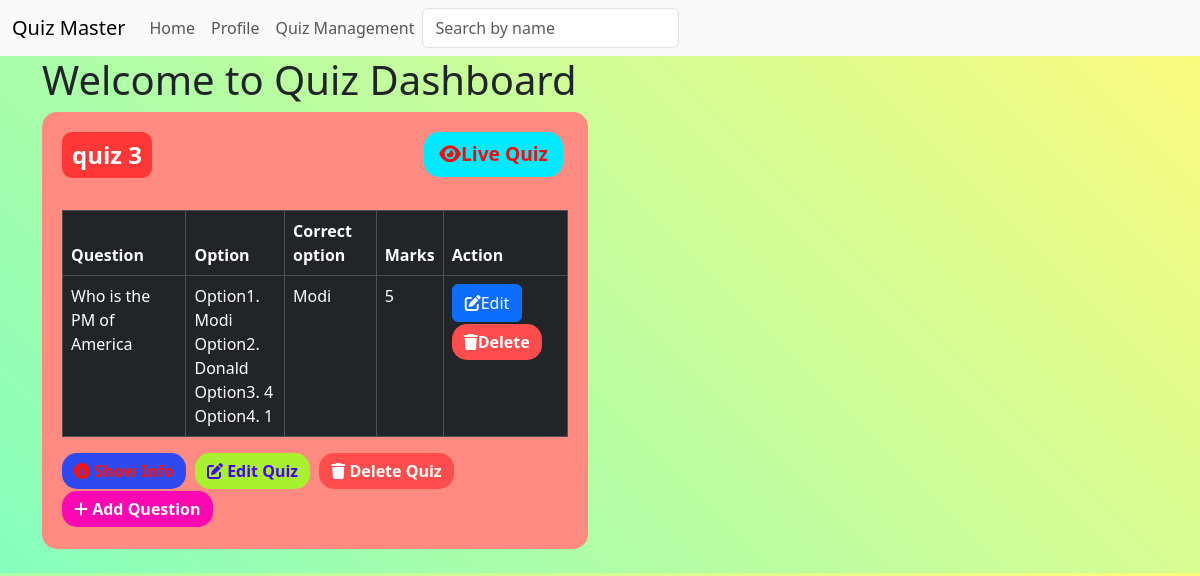
/quiz (signed in), run on an earlier commit of the app's database.
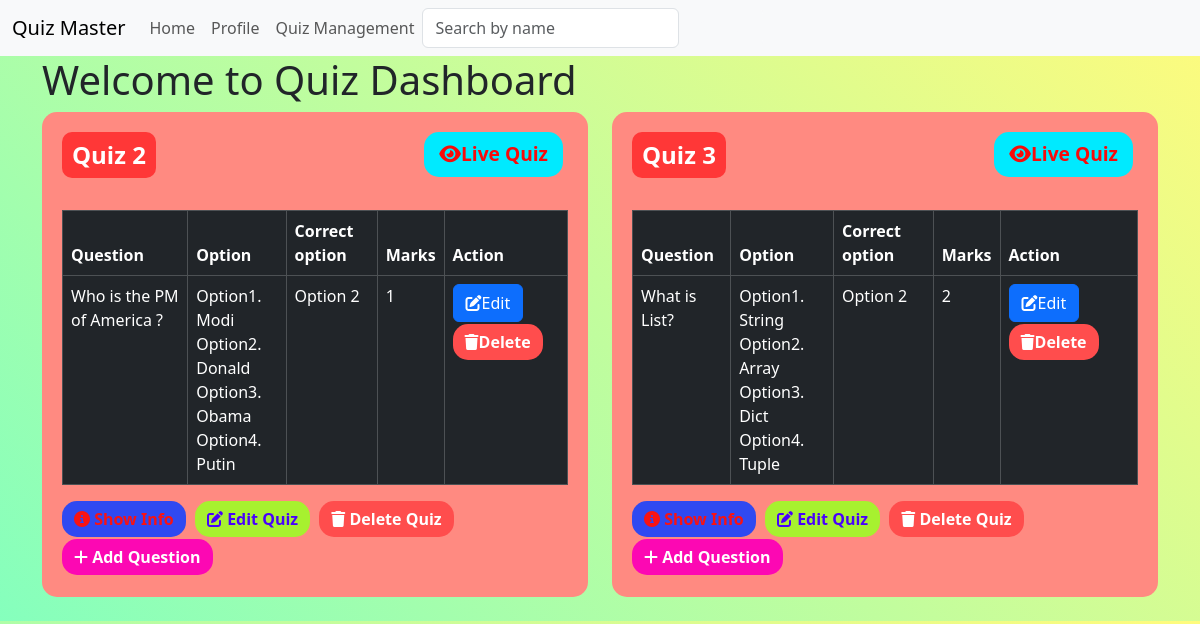
And on a later commit of the database.
### models.py (models this page shows)
class Quiz(db.Model):
    id = db.Column(db.Integer, primary_key = True)
    name = db.Column(db.String(255), nullable = False)
    no_of_question = db.Column(db.Integer, nullable = False)
    marks = db.Column(db.Integer, nullable = False)
    date = db.Column(db.DateTime, default=datetime.utcnow)
    time = db.Column(db.Integer, default=int(datetime.utcnow().timestamp()))
    remark = db.Column(db.String(255))
    chapter_id = db.Column(db.Integer, db.ForeignKey('chapter.id'), nullable=False)
    questions = db.relationship('Question', backref='quiz', lazy=True)

class Question(db.Model):
    id = db.Column(db.Integer, primary_key = True)
    question_name = db.Column(db.String(300), nullable = False)
    option1 = db.Column(db.String(50), nullable = False)
    option2 = db.Column(db.String(50), nullable = False)
    option3 = db.Column(db.String(50), nullable = False)
    option4 = db.Column(db.String(50), nullable = False)
    correct_option = db.Column(db.String(50), nullable = False)
    quiz_id = db.Column(db.Integer, db.ForeignKey('quiz.id'), nullable = False)

### routes.py (the view)
@app.route('/quiz')
@auth_requried
def quiz_management():
    user = User.query.get(session['user_id'])
    quizzes = Quiz.query.all()
    return render_template('quiz.html', quizzes=quizzes, user=user)

### routes.py (called while the page is built)
def auth_requried(func):
    @wraps(func)
    def inner(*args, **kwargs):
        if 'user_id' in session:
            return func(*args, **kwargs)
        else:
            flash('You need to be logged in to access this page')
            return redirect(url_for('login'))
    return inner

### templates/quiz.html (shortened to what this page needs)
{% extends 'layout.html' %}
{% block content %}
<h1>Welcome to Quiz Dashboard</h1>
<div class="row">
    {% for quiz in quizzes %}
    <div class="col-md-6 mb-4">
        <div class="custom-card">
            <div class="quiz-header">
                <span class="quiz-title">{{quiz.name}}</span>
                <a href="{{url_for('live_quiz', id=quiz.id)}}" class="btn btn-live">
                    <i class="fas fa-eye"></i>Live Quiz
                </a>
            </div>
            <div class="mt-3">
                <div class="quiz-section">
                    <table class="table table-bordered table-dark">
                        <thead>
                            <tr>
                                <th>Question</th>
                                <th>Option</th>
                                <th>Correct option</th>
                                <th>Marks</th>
                                <th>Action</th>
                            </tr>
                        </thead>
                        <tbody>
                            {% for question in quiz.questions %}
                            <tr>
                                <td>{{ question.question_name }}</td>
                                <td>
                                    Option1. {{question.option1}}<br>
                                    Option2. {{question.option2}}<br>
                                    Option3. {{question.option3}}<br>
                                    Option4. {{question.option4}}
                                </td>
                                <td>{{ question.correct_option }}</td>
                                <td>{{ quiz.marks }}</td>
                                <td>
                                    <a href="{{ url_for('edit_question', id=quiz.id, question_id=question.id) }}" class="btn btn-primary">
                                        <i class="fas fa-edit"></i>Edit
                                    </a>
                                    <a href="{{ url_for('delete_question', id=quiz.id, question_id=question.id)}}" class="btn btn-delete">
                                        <i class="fas fa-trash"></i>Delete
                                    </a>
                                </td>
                            </tr>
                            {% endfor %}
                        </tbody>
                    </table>
                </div>
                <a href="{{ url_for('show_quiz', id=quiz.id) }}" class="btn btn-info">
                    <i class="fas fa-info-circle"></i> Show Info
                </a>
                <a href="{{ url_for('edit_quiz', id=quiz.id) }}" class="btn btn-edit">
                    <i class="fas fa-edit"></i> Edit Quiz
                </a>
                <a href="{{ url_for('delete_quiz', id=quiz.id) }}" class="btn btn-delete">
                    <i class="fas fa-trash"></i> Delete Quiz
                </a>
                <a href="{{ url_for('add_question', id=quiz.id) }}" class="btn btn-add">
                    <i class="fas fa-plus"></i> Add Question
                </a>
            </div>
        </div>
    </div>
    {% endfor %}
</div>
{% endblock %}

### templates/layout.html (shortened to what this page needs)
<!DOCTYPE html>
<html lang="en">
<head>
  <link href="https://cdn.jsdelivr.net/npm/bootstrap@5.3.3/dist/css/bootstrap.min.css" rel="stylesheet"
>
  <link rel="stylesheet" href="https://cdnjs.cloudflare.com/ajax/libs/font-awesome/6.7.2/css/all.min.css"
 />
</head>
<body>
  {% include 'navbar.html' %}
  <div class="container">
    {% block content %}
    {% endblock %}
  </div>
</body>
</html>

### templates/navbar.html (shortened to what this page needs)
<nav class="navbar navbar-expand-lg bg-body-tertiary">
  <div class="container-fluid">
    <a class="navbar-brand" href="/">Quiz Master</a>
    <div class="collapse navbar-collapse" id="navbarSupportedContent">
      <ul class="navbar-nav me-auto mb-2 mb-lg-0">
        {% if 'user_id' in session %}
        <li class="nav-item">
          <a class="nav-link" href="{{ url_for('home') }}">Home</a>
        </li>
        <li class="nav-item">
          <a class="nav-link" href="{{ url_for('profile') }}">Profile</a>
        </li>
        <li class="nav-item">
          <a class="nav-link" href="{{ url_for('quiz_management') }}">Quiz Management</a>
        </li>
        <form class="d-flex" method="GET" action="{{ url_for('search') }}">
          <input class="form-control me-2" type="search" placeholder="Search by name" name="q" value="{{ request.args.get('q', '') }}" aria-label="Search">
          <button class="btn btn-outline-light" type="submit">Search</button>
      </form>
        {% endif %}
      </ul>
    </div>
  </div>
</nav>

### templates/quiz.html (style rules this page uses)
body { background-color: #85FFBD; background-image: linear-gradient(45deg, #85FFBD 0%, #FFFB7D 100%); }
.custom-card { border-radius: 15px; background-color: #ff8a81; color: white; padding: 20px; display: flex; flex-direction: column; }
.quiz-header { display: flex; justify-content: space-between; align-items: center; margin-bottom: 15px; }
.quiz-title { font-size: 1.5rem; font-weight: bold; background-color: #ff3737; color: white; padding: 5px 10px; border-radius: 10px; display: inline-block; }
.btn-live { font-size: 1.2rem; background-color: #00eaff; color: rgb(248, 10, 10); border: none; font-weight: bold; border-radius: 15px; padding: 8px 15px; margin-left: auto; }
.btn-add { background-color: #fc08b3; color: white; border: none; font-weight: bold; border-radius: 15px; }
.btn-delete { background-color: #ff4d4d; color: white; border: none; font-weight: bold; border-radius: 15px; }
.btn-edit { background-color: #a7f12f; color: rgb(72, 0, 253); border: none; font-weight: bold; border-radius: 15px; }
.btn-info { background-color: #2f49f1; color: rgb(248, 19, 19); border: none; font-weight: bold; border-radius: 15px; }
.btn { margin-right: 5px; margin-bottom: 2px; }

What changed in the data, as far as the page shows it:
removed Question: question_name "Who is the PM of America", option1 "Modi", option2 "Donald", option3 "4", option4 "1", correct_option "Modi", {{ quiz.marks }} "5", shown under Quiz "quiz 3"
added Quiz: name "Quiz 2", marks "1"
added Question: question_name "Who is the PM of America ?", option1 "Modi", option2 "Donald", option3 "Obama", option4 "Putin", correct_option "Option 2", shown under "Quiz 2"
changed Quiz: name "quiz 3" → "Quiz 3"
added Question: question_name "What is List?", option1 "String", option2 "Array", option3 "Dict", option4 "Tuple", correct_option "Option 2", {{ quiz.marks }} "2", shown under Quiz "Quiz 3"
